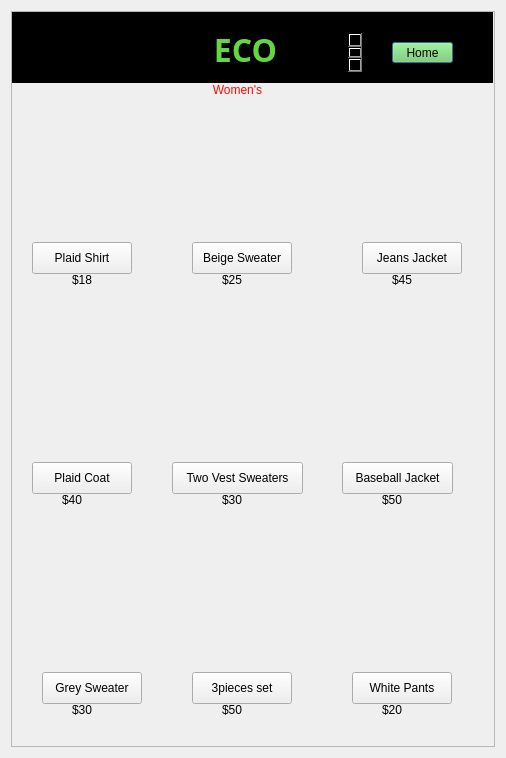
<?xml version="1.0" encoding="UTF-8"?>
<ui version="4.0">
 <class>womenwindow</class>
 <widget class="QDialog" name="womenwindow">
  <property name="geometry">
   <rect>
    <x>0</x>
    <y>0</y>
    <width>506</width>
    <height>758</height>
   </rect>
  </property>
  <property name="windowTitle">
   <string>Dialog</string>
  </property>
  <layout class="QVBoxLayout" name="verticalLayout">
   <item>
    <widget class="QScrollArea" name="scrollArea">
     <property name="widgetResizable">
      <bool>true</bool>
     </property>
     <widget class="QWidget" name="scrollAreaWidgetContents">
      <property name="geometry">
       <rect>
        <x>0</x>
        <y>0</y>
        <width>480</width>
        <height>732</height>
       </rect>
      </property>
      <widget class="QLabel" name="label_menubar">
       <property name="geometry">
        <rect>
         <x>0</x>
         <y>0</y>
         <width>481</width>
         <height>71</height>
        </rect>
       </property>
       <property name="styleSheet">
        <string notr="true">
background-color: rgb(0, 0, 0);</string>
       </property>
       <property name="text">
        <string/>
       </property>
      </widget>
      <widget class="QTextBrowser" name="textBrowser">
       <property name="geometry">
        <rect>
         <x>130</x>
         <y>20</y>
         <width>221</width>
         <height>41</height>
        </rect>
       </property>
       <property name="font">
        <font>
         <family>Al Nile</family>
        </font>
       </property>
       <property name="styleSheet">
        <string notr="true">background-color: rgb(0, 0, 0);</string>
       </property>
       <property name="html">
        <string>&lt;!DOCTYPE HTML PUBLIC &quot;-//W3C//DTD HTML 4.0//EN&quot; &quot;http://www.w3.org/TR/REC-html40/strict.dtd&quot;&gt;
&lt;html&gt;&lt;head&gt;&lt;meta name=&quot;qrichtext&quot; content=&quot;1&quot; /&gt;&lt;meta charset=&quot;utf-8&quot; /&gt;&lt;style type=&quot;text/css&quot;&gt;
p, li { white-space: pre-wrap; }
hr { height: 1px; border-width: 0; }
li.unchecked::marker { content: &quot;\2610&quot;; }
li.checked::marker { content: &quot;\2612&quot;; }
&lt;/style&gt;&lt;/head&gt;&lt;body style=&quot; font-family:'Al Nile'; font-size:13pt; font-weight:400; font-style:normal;&quot;&gt;
&lt;p align=&quot;center&quot; style=&quot; margin-top:0px; margin-bottom:0px; margin-left:0px; margin-right:0px; -qt-block-indent:0; text-indent:0px;&quot;&gt;&lt;span style=&quot; font-family:'.AppleSystemUIFont'; font-size:24pt; font-weight:700; color:#63d641;&quot;&gt;ECO WARDROBE&lt;/span&gt;&lt;/p&gt;&lt;/body&gt;&lt;/html&gt;</string>
       </property>
      </widget>
      <widget class="QPushButton" name="pushButton_backhome">
       <property name="geometry">
        <rect>
         <x>380</x>
         <y>30</y>
         <width>61</width>
         <height>21</height>
        </rect>
       </property>
       <property name="styleSheet">
        <string notr="true">background-color: rgb(119, 209, 95);</string>
       </property>
       <property name="text">
        <string>Home</string>
       </property>
      </widget>
      <widget class="QLabel" name="label">
       <property name="geometry">
        <rect>
         <x>0</x>
         <y>0</y>
         <width>71</width>
         <height>71</height>
        </rect>
       </property>
       <property name="text">
        <string/>
       </property>
       <property name="pixmap">
        <pixmap>../Downloads/EcoWardrobe-01.jpg</pixmap>
       </property>
       <property name="scaledContents">
        <bool>true</bool>
       </property>
      </widget>
      <widget class="QLabel" name="label_2">
       <property name="geometry">
        <rect>
         <x>20</x>
         <y>100</y>
         <width>101</width>
         <height>131</height>
        </rect>
       </property>
       <property name="text">
        <string/>
       </property>
       <property name="pixmap">
        <pixmap>../Downloads/001e6bebf2df713d705b25bd3270c71d.jpg</pixmap>
       </property>
       <property name="scaledContents">
        <bool>true</bool>
       </property>
      </widget>
      <widget class="QLabel" name="label_3">
       <property name="geometry">
        <rect>
         <x>170</x>
         <y>100</y>
         <width>111</width>
         <height>131</height>
        </rect>
       </property>
       <property name="text">
        <string/>
       </property>
       <property name="pixmap">
        <pixmap>../Downloads/1f1e4442b2594cbc25f3065774164cf1.jpg</pixmap>
       </property>
       <property name="scaledContents">
        <bool>true</bool>
       </property>
      </widget>
      <widget class="QLabel" name="label_4">
       <property name="geometry">
        <rect>
         <x>360</x>
         <y>100</y>
         <width>71</width>
         <height>131</height>
        </rect>
       </property>
       <property name="text">
        <string/>
       </property>
       <property name="pixmap">
        <pixmap>../Downloads/664dd156a9407eea77d86876c8b4b63b.jpg</pixmap>
       </property>
       <property name="scaledContents">
        <bool>true</bool>
       </property>
      </widget>
      <widget class="QLabel" name="label_5">
       <property name="geometry">
        <rect>
         <x>20</x>
         <y>300</y>
         <width>111</width>
         <height>151</height>
        </rect>
       </property>
       <property name="text">
        <string/>
       </property>
       <property name="pixmap">
        <pixmap>../Downloads/b922d09e087ac572ba08e4ea8483e02e.jpg</pixmap>
       </property>
       <property name="scaledContents">
        <bool>true</bool>
       </property>
      </widget>
      <widget class="QLabel" name="label_6">
       <property name="geometry">
        <rect>
         <x>170</x>
         <y>300</y>
         <width>111</width>
         <height>151</height>
        </rect>
       </property>
       <property name="text">
        <string/>
       </property>
       <property name="pixmap">
        <pixmap>../Downloads/805b963b71e40a6fcfde0ac2886248ed.jpg</pixmap>
       </property>
       <property name="scaledContents">
        <bool>true</bool>
       </property>
      </widget>
      <widget class="QLabel" name="label_7">
       <property name="geometry">
        <rect>
         <x>330</x>
         <y>300</y>
         <width>111</width>
         <height>151</height>
        </rect>
       </property>
       <property name="text">
        <string/>
       </property>
       <property name="pixmap">
        <pixmap>../Downloads/4076f4a1ec30f71ebeca89a220c914ad.jpg</pixmap>
       </property>
       <property name="scaledContents">
        <bool>true</bool>
       </property>
      </widget>
      <widget class="QLabel" name="label_8">
       <property name="geometry">
        <rect>
         <x>20</x>
         <y>520</y>
         <width>111</width>
         <height>141</height>
        </rect>
       </property>
       <property name="text">
        <string/>
       </property>
       <property name="pixmap">
        <pixmap>../Downloads/a314d4035d0ea2d0e052d931ba28f613.jpg</pixmap>
       </property>
       <property name="scaledContents">
        <bool>true</bool>
       </property>
      </widget>
      <widget class="QLabel" name="label_9">
       <property name="geometry">
        <rect>
         <x>170</x>
         <y>520</y>
         <width>111</width>
         <height>141</height>
        </rect>
       </property>
       <property name="text">
        <string/>
       </property>
       <property name="pixmap">
        <pixmap>../Downloads/d553b51375fcd1ddb88f39286b4308bd.jpg</pixmap>
       </property>
       <property name="scaledContents">
        <bool>true</bool>
       </property>
      </widget>
      <widget class="QLabel" name="label_10">
       <property name="geometry">
        <rect>
         <x>340</x>
         <y>520</y>
         <width>101</width>
         <height>141</height>
        </rect>
       </property>
       <property name="text">
        <string/>
       </property>
       <property name="pixmap">
        <pixmap>../Downloads/23396e776a2991aaa159de8a1ca8bea1.jpg</pixmap>
       </property>
       <property name="scaledContents">
        <bool>true</bool>
       </property>
      </widget>
      <widget class="QPushButton" name="pushButton_2_plaidshirtdetails">
       <property name="geometry">
        <rect>
         <x>20</x>
         <y>230</y>
         <width>100</width>
         <height>32</height>
        </rect>
       </property>
       <property name="text">
        <string>Plaid Shirt</string>
       </property>
      </widget>
      <widget class="QPushButton" name="pushButton_3">
       <property name="geometry">
        <rect>
         <x>180</x>
         <y>230</y>
         <width>100</width>
         <height>32</height>
        </rect>
       </property>
       <property name="text">
        <string>Beige Sweater</string>
       </property>
      </widget>
      <widget class="QPushButton" name="pushButton_4">
       <property name="geometry">
        <rect>
         <x>350</x>
         <y>230</y>
         <width>100</width>
         <height>32</height>
        </rect>
       </property>
       <property name="text">
        <string>Jeans Jacket</string>
       </property>
      </widget>
      <widget class="QPushButton" name="pushButton_5">
       <property name="geometry">
        <rect>
         <x>20</x>
         <y>450</y>
         <width>100</width>
         <height>32</height>
        </rect>
       </property>
       <property name="text">
        <string>Plaid Coat</string>
       </property>
      </widget>
      <widget class="QPushButton" name="pushButton_6">
       <property name="geometry">
        <rect>
         <x>160</x>
         <y>450</y>
         <width>131</width>
         <height>32</height>
        </rect>
       </property>
       <property name="text">
        <string>Two Vest Sweaters</string>
       </property>
      </widget>
      <widget class="QPushButton" name="pushButton_7">
       <property name="geometry">
        <rect>
         <x>330</x>
         <y>450</y>
         <width>111</width>
         <height>32</height>
        </rect>
       </property>
       <property name="text">
        <string>Baseball Jacket</string>
       </property>
      </widget>
      <widget class="QPushButton" name="pushButton_8">
       <property name="geometry">
        <rect>
         <x>30</x>
         <y>660</y>
         <width>100</width>
         <height>32</height>
        </rect>
       </property>
       <property name="text">
        <string>Grey Sweater</string>
       </property>
      </widget>
      <widget class="QPushButton" name="pushButton_9">
       <property name="geometry">
        <rect>
         <x>180</x>
         <y>660</y>
         <width>100</width>
         <height>32</height>
        </rect>
       </property>
       <property name="text">
        <string>3pieces set</string>
       </property>
      </widget>
      <widget class="QPushButton" name="pushButton_10">
       <property name="geometry">
        <rect>
         <x>340</x>
         <y>660</y>
         <width>100</width>
         <height>32</height>
        </rect>
       </property>
       <property name="text">
        <string>White Pants</string>
       </property>
      </widget>
      <widget class="QLabel" name="label_11">
       <property name="geometry">
        <rect>
         <x>60</x>
         <y>260</y>
         <width>58</width>
         <height>16</height>
        </rect>
       </property>
       <property name="text">
        <string>$18</string>
       </property>
      </widget>
      <widget class="QLabel" name="label_12">
       <property name="geometry">
        <rect>
         <x>210</x>
         <y>260</y>
         <width>58</width>
         <height>16</height>
        </rect>
       </property>
       <property name="text">
        <string>$25</string>
       </property>
      </widget>
      <widget class="QLabel" name="label_13">
       <property name="geometry">
        <rect>
         <x>380</x>
         <y>260</y>
         <width>58</width>
         <height>16</height>
        </rect>
       </property>
       <property name="text">
        <string>$45</string>
       </property>
      </widget>
      <widget class="QLabel" name="label_14">
       <property name="geometry">
        <rect>
         <x>50</x>
         <y>480</y>
         <width>58</width>
         <height>16</height>
        </rect>
       </property>
       <property name="text">
        <string>$40</string>
       </property>
      </widget>
      <widget class="QLabel" name="label_15">
       <property name="geometry">
        <rect>
         <x>210</x>
         <y>480</y>
         <width>58</width>
         <height>16</height>
        </rect>
       </property>
       <property name="text">
        <string>$30</string>
       </property>
      </widget>
      <widget class="QLabel" name="label_16">
       <property name="geometry">
        <rect>
         <x>370</x>
         <y>480</y>
         <width>58</width>
         <height>16</height>
        </rect>
       </property>
       <property name="text">
        <string>$50</string>
       </property>
      </widget>
      <widget class="QLabel" name="label_17">
       <property name="geometry">
        <rect>
         <x>60</x>
         <y>690</y>
         <width>58</width>
         <height>16</height>
        </rect>
       </property>
       <property name="text">
        <string>$30</string>
       </property>
      </widget>
      <widget class="QLabel" name="label_18">
       <property name="geometry">
        <rect>
         <x>210</x>
         <y>690</y>
         <width>58</width>
         <height>16</height>
        </rect>
       </property>
       <property name="text">
        <string>$50</string>
       </property>
      </widget>
      <widget class="QLabel" name="label_19">
       <property name="geometry">
        <rect>
         <x>370</x>
         <y>690</y>
         <width>58</width>
         <height>16</height>
        </rect>
       </property>
       <property name="text">
        <string>$20</string>
       </property>
      </widget>
      <widget class="QLabel" name="label_20">
       <property name="geometry">
        <rect>
         <x>140</x>
         <y>70</y>
         <width>171</width>
         <height>16</height>
        </rect>
       </property>
       <property name="styleSheet">
        <string notr="true">color: rgb(255, 12, 0);
font: 700 13pt &quot;Gill Sans&quot;;
</string>
       </property>
       <property name="text">
        <string>Women's</string>
       </property>
       <property name="alignment">
        <set>Qt::AlignCenter</set>
       </property>
      </widget>
     </widget>
    </widget>
   </item>
  </layout>
 </widget>
 <resources/>
 <connections/>
</ui>
